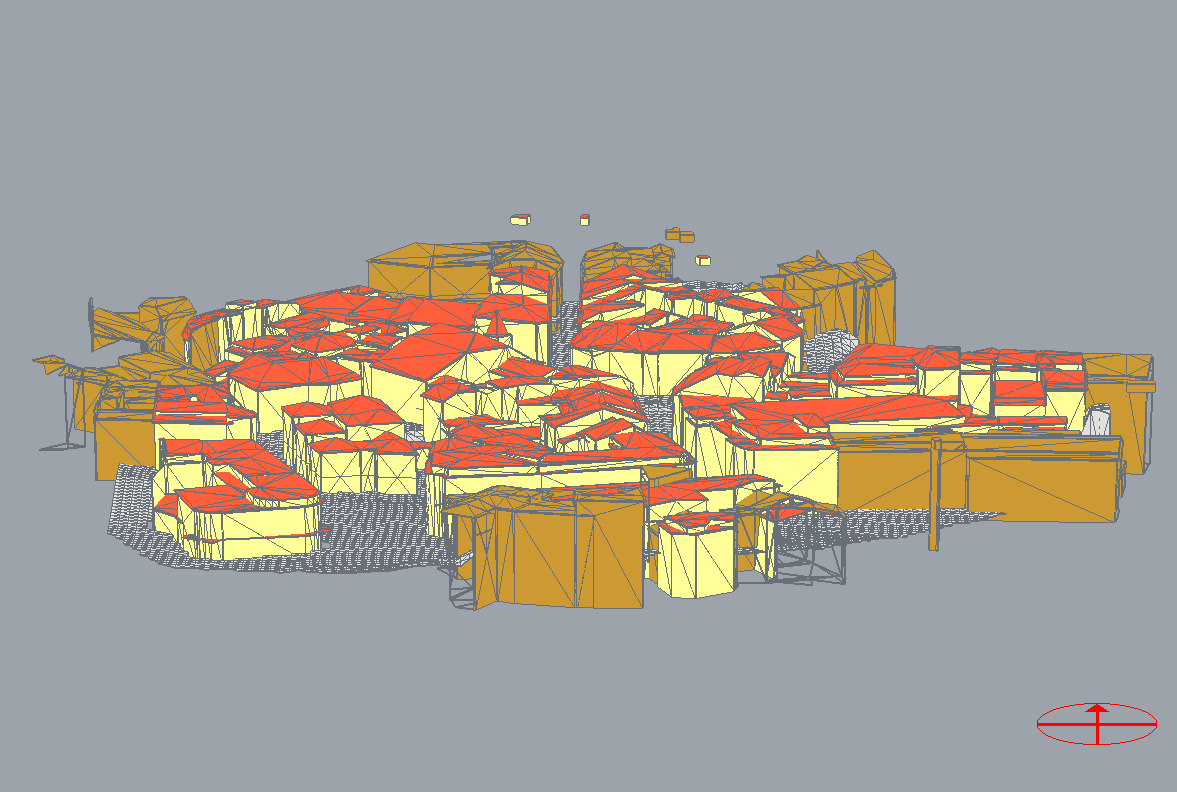
#> input picture image/3D_view.png, 1177 x 792 px
$ python -i result.py   (imports and definitions only)
#> lines starting #> are read from the running program, lines starting #| are printed output that depends on the picture
# -*- coding: utf-8 -*-
"""
Created on Wed Mar  8 17:52:36 2023

@author: olich
"""

import pandas as pd
import numpy as np
import matplotlib.pyplot as plt
import os


###################################################
#
#              Search functions
#
##################################################

def Column_Search(df, search):
    '''
    Parameters :
    df : DataFrame to filter
    search : string to search in column names

    Returns :
    df_filtered : DataFrame containing filtered columns '''

    df_cols = [col for col in df.columns if search in col]
    df_filtered = df[df_cols]
    return df_filtered

###################################################
#
#              Plots functions
#
##################################################

# [373 lines left out: functions Plot_Ideal_Annual_Demand, Plot_Annual_Demand_Building, Plot_Annual_Demand_DHN, Plot_Internal_Gains_Building, Plot_Machine_Power_Building, Plot_Machine_Power_Building_days and 8 more, not called in this run]

def get_network_data_max(data):
    df = Column_Search(data, search="PipePair")
    df = Column_Search(df, search="SupplyMassFlow")
    pipe_list = []
    max_value = 0

    # Search for the timestep with the max value of overall network
    for column in df:
        # max_pipe = df[column].max()
        max_pipe = abs(df[column]).max()
        if max_pipe > max_value:
            max_value = max_pipe
            index_max = df[abs(df[column])==max_value].index
    index_max_value = index_max.values[0]

    # Extract the mass flow for the found timestep
    for column in df:
        pipe_id = column.split("PipePair")[1].split(":")[0]
        pipe_max_mass_flow = abs(df[column].loc[index_max].iloc[0])
        pipe_list.append([pipe_id,pipe_max_mass_flow])

    df_node = Column_Search(data, search="NodePair")
    df_node = Column_Search(df_node, search="SupplyTemp")
    node_list = []

    # Exctract the supply temperature for the found timestep
    for column in df_node:
        node_id = column.split("NodePair")[1].split(":")[0]
        node_supply_temp = abs(df_node[column].loc[index_max].iloc[0])
        node_list.append([node_id,node_supply_temp])

    df_pipe_mass_flow = pd.DataFrame(pipe_list, columns=['pid', 'Mass_flow[kg/s]'])
    df_node_supply_temp = pd.DataFrame(node_list, columns=['npid', 'T_supply[°C]'])

    return df_pipe_mass_flow, df_node_supply_temp, index_max_value

# [92 lines left out: function get_energy_data, not called in this run]

>>> import cv2
>>> picture = cv2.imread('../image/3D_view.png', cv2.IMREAD_GRAYSCALE)
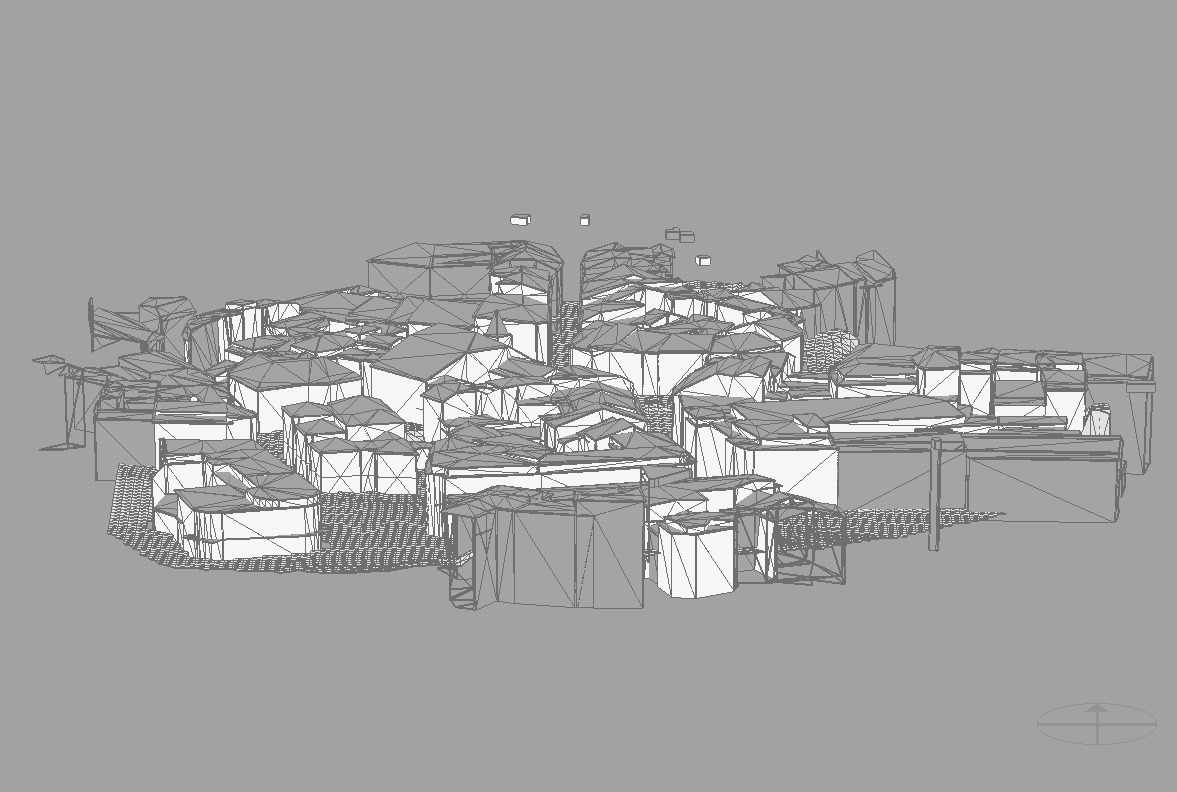
#> picture: shape (792, 1177); min 111, max 246, mean 162.7
>>> result = get_network_data_max(picture)
#> (the run stopped early here; a loop or call above may not have finished)
